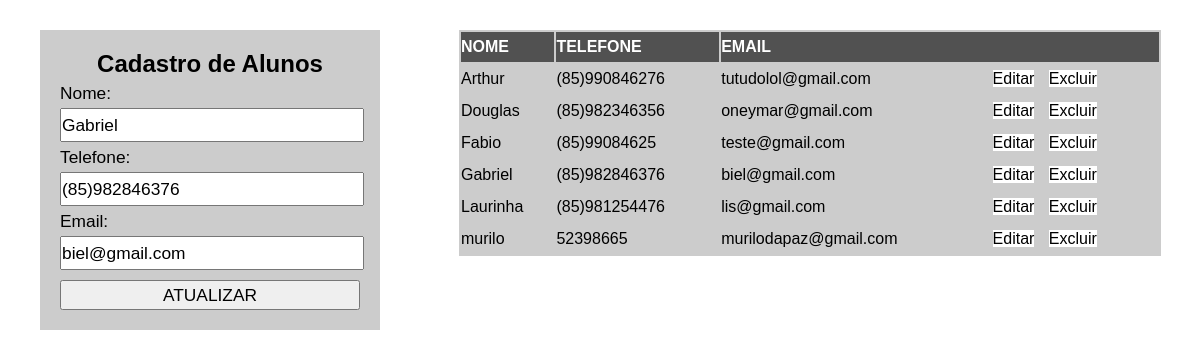
The page /index.php?id_up=1 on the database its author committed.
### tables this page shows
CREATE TABLE `pessoa` (
  `id` int(11) NOT NULL,
  `nome` varchar(50) DEFAULT NULL,
  `telefone` varchar(20) DEFAULT NULL,
  `email` varchar(100) DEFAULT NULL
);

### classe-pessoa.php (called while the page is built, shortened)
<?php
Class pessoa{
    private $pdo;
    public function __construct($dbname, $host, $user, $senha)
{
    try{
        $this->pdo = new PDO("mysql:dbname=".$dbname.";host=".$host,$user,$senha);
    }
    catch(PDOException $e)
    {
        echo "Erro com o banco de dados: ".$e->getMessage();
        exit();
    }
    catch(Exception $e)
    {
        echo "Erro genérico: ".$e->getMessage();
        exit();
    }
}
    public function buscarDados()
    {
        $cmd = $this->pdo->query("SELECT * FROM pessoa ORDER BY nome");
        $res = $cmd->fetchAll(PDO::FETCH_ASSOC);
        return $res;
    }
    public function buscarDadosPessoa($id)
    {
        $cmd = $this->pdo->prepare("SELECT * FROM pessoa WHERE  id= :id");
        $cmd->bindValue(":id",$id);
        $cmd->execute();
        $res = $cmd->fetch(PDO::FETCH_ASSOC);
        return $res;
    }
}
?>

### index.php (the view, shortened to what this page needs)
<?php
	require_once 'classe-pessoa.php';
	$p = new Pessoa("crudpdo","localhost", "root", "");
?>
<!DOCTYPE html>
<html>
<head>
	<link rel="stylesheet" href="style.css">
</head>
<body>
	<?php
		if(isset($_GET['id_up']))
		{
			$id_update = addslashes($_GET['id_up']);
			$res = $p->buscarDadosPessoa($id_update);
		}
?>
<section id="esquerda">
	<form method="POST">
	 	<h2> Cadastro de Alunos </h2>
	 	<label for="nome">Nome:</label>
	 	<input type="text" name="nome" id="nome" value="<?php if(isset($res)){echo $res['nome'];} ?>">
	 	<label for="telefone">Telefone:</label>
	 	<input type="text" name="telefone" id="telefone" value="<?php if(isset($res)){echo $res['telefone'];} ?>">
	 	<label for="email">Email:</label>
	 	<input type="text" name="email" id="email" value="<?php if(isset($res)){echo $res['email'];} ?>">
	 	<input type="submit" value="<?php if(isset($res)){echo "ATUALIZAR";}else{echo "CADASTRAR";} ?>">
	</form>
	</section>
	<section id="direita">
		<table>
			<tr id="titulo">
				<td>NOME</td>
				<td>TELEFONE</td>
				<td colspan="2">EMAIL</td>
			</tr>
	<?php
		$dados =$p->buscarDados();
		 if(count($dados) > 0)
		 {
			for ($i=0; $i < count($dados); $i++)
			{
				echo "<tr>";
				foreach ($dados[$i] as $k => $v)
				{
					if($k != "id")
					{
						echo "<td>".$v."</td>";
					}
				}
				?>
					<td>
						<a href="index.php?id_up=<?php echo $dados[$i]['id'];?>">Editar</a>
						<a href="index.php?id=<?php echo $dados[$i]['id'];?>">Excluir</a>
					</td>
				<?php
				echo "</tr>";
			}
		 	}
		?>
 	</section>
</body>
</html>

### style.css (style rules this page uses)
* { padding: 0; margin: 0; font-family: Arial; }
label, input { display: block; line-height: 30px; height: 30px; outline: none; font-size: 13pt; width: 100%; }
form { width: 300px; background-color: rgba(0,0,0,0.2); padding: 20px; margin: 30px auto; }
input[type="submit"] { margin-top: 10px; cursor: pointer; }
h2 { text-align: center; color: black; }
#esquerda { width: 35%; height: 500px; float: left; }
#direita { width: 65%; height: 500px; float: left; }
table { background-color: rgba(0, 0, 0, 0.2); width: 90%; margin: 30px auto; }
tr { line-height: 30px; }
tr#titulo { font-weight: bold; background-color: rgba(0, 0, 0, 0.6); color: white; }
td { padding: 0px, 5px; }
a { padding: 0px; margin: 0px 5px; text-decoration: none; background-color: white; color: black; }

### rows shown on the page
pessoa: nome "Gabriel", telefone "(85)982846376", email "biel@gmail.com"
pessoa: nome "Arthur", telefone "(85)990846276", email "tutudolol@gmail.com"
pessoa: nome "Douglas", telefone "(85)982346356", email "oneymar@gmail.com"
pessoa: nome "Fabio", telefone "(85)99084625", email "teste@gmail.com"
pessoa: nome "Laurinha", telefone "(85)981254476", email "lis@gmail.com"
pessoa: nome "murilo", telefone "52398665", email "murilodapaz@gmail.com"
